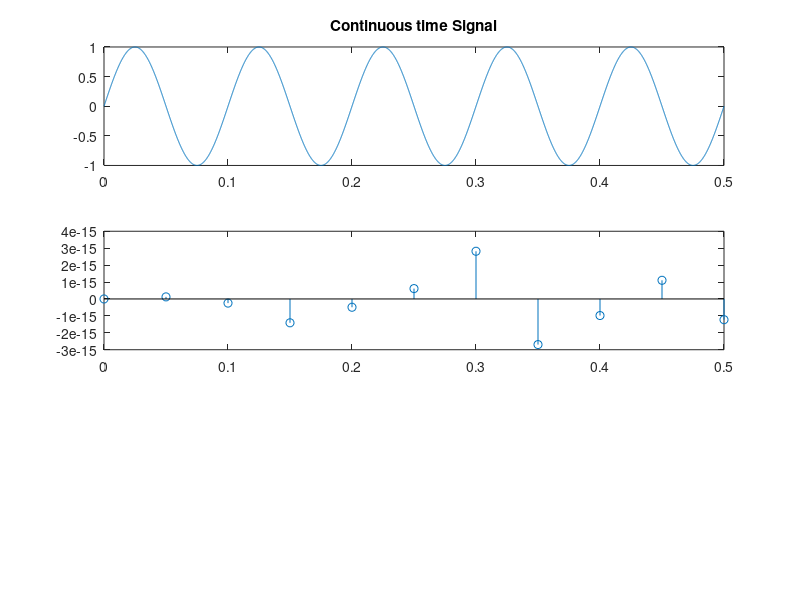

The MATLAB source for this figure: (Note: this script raises an error after producing the figure.)
%% Sampling of an analog signal and reconstruction of the sampled signal
clear; clc; close all;

%% Sampling and Reconstruct using different sampling rates 

sample_rates = [20, 50, 100];     % Sampling rates
total_plot = length(sample_rates)*3;
plot_no = 1;

for i = sample_rates
    % Defining parameters
    F = 10;              % frequency of signal in Hz
    Fs = i;              % sampling rate
    Ts = 1/Fs;           % sampling period
    
    % generating continous and sampled signals
    tc = 0: 1e-4 : 5/F;                 % continuous time axis
    cont_signal = sin(2*pi*F*tc + 0);   % continuous signal
    
    td = 0: Ts :5/F;                    % Descrete time axis
    sample_number = length(td);         % number of samples
    des_signal = sin(2*pi*F*td + 0);    % Descreate signal
    
    % Reconstructing
    tr = 0: 1e-4 : 5/F;                        % time axis for reconstruction
    recon_signal = interp1(td, des_signal,tr); % reconstructed signals
    
    % plotting of continuous and sampled signal
    % for continuous
    subplot(3,1,1);
    plot(tc, cont_signal)
    title("Continuous time Signal")
    
    % for sampled signal
    subplot(3,1,2)
    stem(td, des_signal)
    title("Sampled Signal for sample rate of " + Fs + "Hz")
    
    % for recoonstructed signal
    subplot(3,1,3);
    plot(tr, recon_signal);
    title("Reconstructed Signal from the sampleds signal of " + Fs +"Hz")
end



